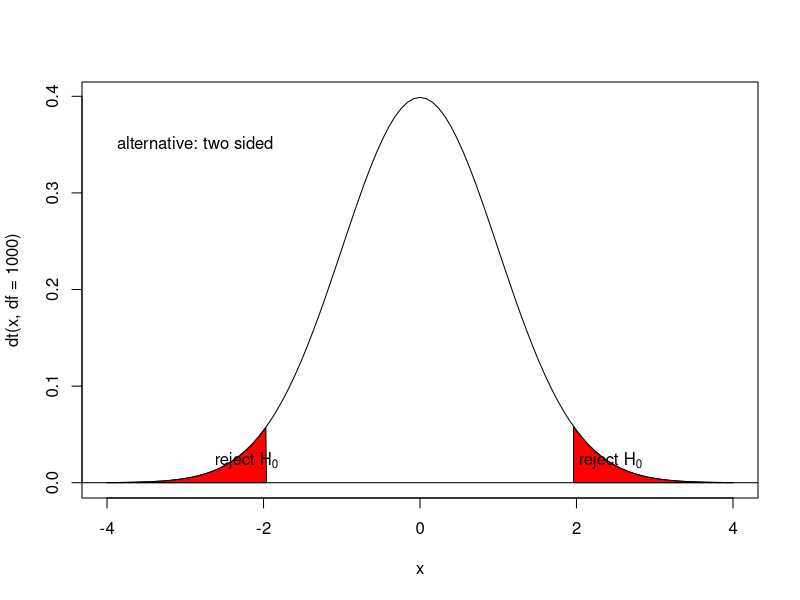
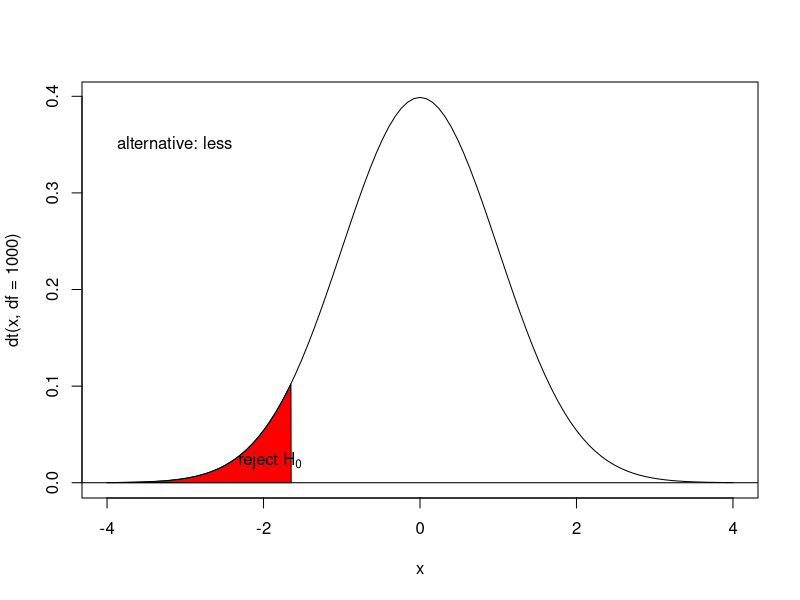
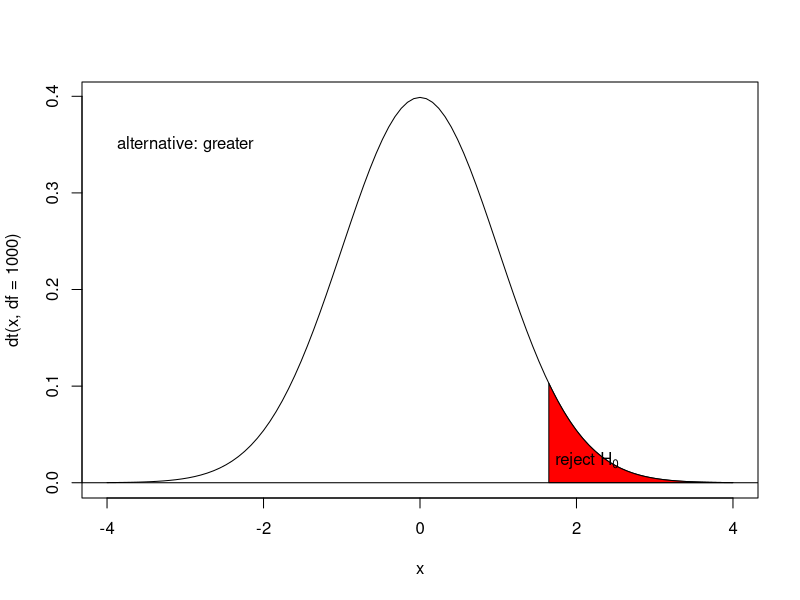

These charts were generated, in order, by the following R code:
## ---- chunk 1
curve(dt(x,df=1000),from = -4,to = 4)
text(-4,0.35,"alternative: two sided",pos=4)
abline(h=0)
x <- seq(-4,qt(0.025,df=1000),by=0.01)
y <- dnorm(x)
x <- c(x,qt(0.025,df=1000))
y <- c(y,dt(-4,df=1000))
polygon(x,y,col="red")

x <- seq(qt(0.975,df=1000),4,by=0.01)
y <- dt(x,df=1000)
x <- c(x,qt(0.975,df=1000))
y <- c(y,dt(4,df=1000))
polygon(x,y,col="red")

text(-2.75,0.02,expression(paste("reject ",H[0])),pos=4)
text(1.9,0.02,expression(paste("reject ",H[0])),pos=4)
## ---- chunk 2
curve(dt(x,df=1000),-4,4)
abline(h=0)
x <- seq(-4,qt(0.05,df=1000),by=0.01)
y <- dt(x,df=1000)
x <- c(x,qt(0.05,df=1000))
y <- c(y,dt(-4,df=1000))
polygon(x,y,col="red")

text(-4,0.35,"alternative: less",pos=4)
text(-2.45,0.02,expression(paste("reject ",H[0])),pos=4)

## ---- chunk 3
curve(dt(x,df=1000),-4,4)
abline(h=0)

x <- seq(qt(0.95,df=1000),4,by=0.01)
y <- dt(x,df=1000)
x <- c(x,qt(0.95,df=1000))
y <- c(y,dt(4,df=1000))
polygon(x,y,col="red")

text(-4,0.35,"alternative: greater",pos=4)
text(1.6,0.02,expression(paste("reject ",H[0])),pos=4)
## ---- chunk 4
set.seed(1)
x <- rnorm(12) ## create random numbers
t.test(x,mu=0) ## population mean 0
## ---- chunk 5
t.test(x,mu=1) ## population mean 1
## ---- chunk 6
set.seed(1)
x <- rnorm(12) ## create random numbers
y <- rnorm(12) ## create random numbers
head(data.frame(x,y))
## ---- chunk 7
t.test(x,y)
## ---- chunk 8
g <- sample(c("A","B"),12,replace = T) ## create random group vector
head(data.frame(x,g))
## ---- chunk 9
t.test(x~g)
## ---- chunk 10
t.test(x,y,var.equal = T)
## ---- chunk 11
qbinom(p = c(0.025,0.975),size = 600, prob = 1/6)
## ---- chunk 12
qbinom(p = 0.95,size = 600, prob = 1/6)
## ---- chunk 13
qbinom(p = 0.05,size = 600, prob = 1/6)
## ---- chunk 14
sample(1:6,600,replace = T)
## ---- chunk 15
sample(1:6,600,replace = T)==6
## ---- chunk 16
sum(sample(1:6,600,replace = T)==6)
## ---- chunk 17
x <- replicate(1000, sum(sample(1:6,600,replace = T)==6))
df <- data.frame(repid = 1:1000, n.6s = x)
## ---- chunk 18
head(df,10)
